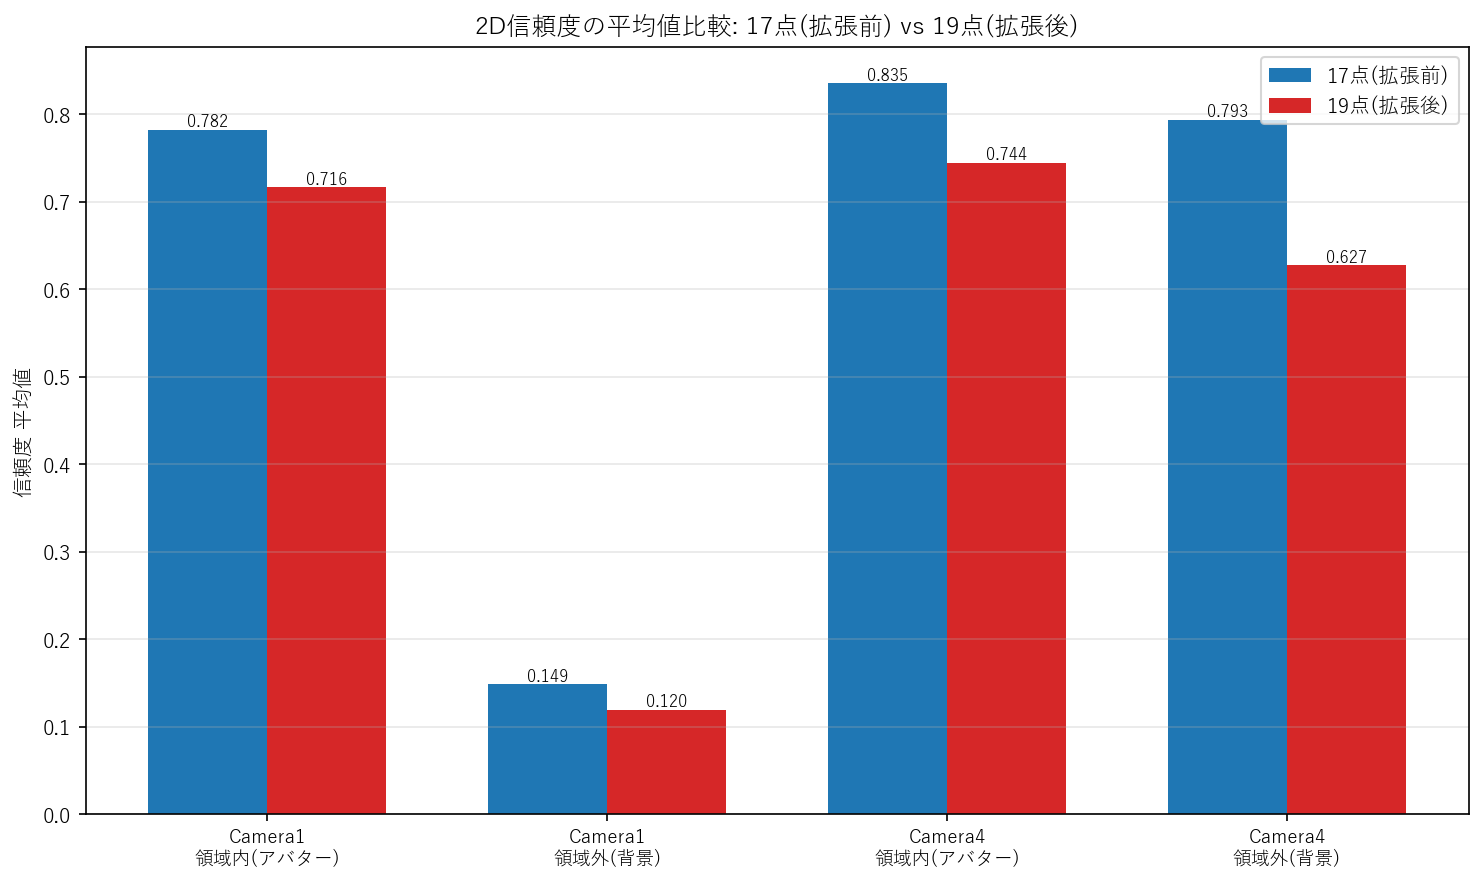

Recreate this plot in Python.
# -*- coding: utf-8 -*-
"""
confidence_by_region_summary.csv(29番)を使い、拡張前(17点)・拡張後(19点)モデルの
信頼度を領域内/領域外・カメラ別に直接比較する。

出力: zikkenn2/29/
  compare_17vs19.csv    17点・19点を横に並べた比較表(差分付き)
  compare_17vs19.png/.eps  平均値の比較棒グラフ
"""
import matplotlib
matplotlib.use("Agg")
import matplotlib.pyplot as plt
plt.rcParams["font.family"] = "Yu Gothic"
plt.rcParams["axes.unicode_minus"] = False
import numpy as np
import pandas as pd
from pathlib import Path

OUT = Path(__file__).resolve().parent

df = pd.read_csv(OUT / "confidence_by_region_summary.csv")

piv = df.pivot_table(index=["camera", "region"], columns="model", values=["最大値", "最小値", "平均値", "n"])
piv.columns = [f"{stat}_{model}" for stat, model in piv.columns]
piv = piv.reset_index()
for stat in ["最大値", "最小値", "平均値"]:
    piv[f"{stat}_差分(19pt-17pt)"] = piv[f"{stat}_19pt"] - piv[f"{stat}_17pt"]

col_order = ["camera", "region", "n_17pt", "n_19pt",
             "最大値_17pt", "最大値_19pt", "最大値_差分(19pt-17pt)",
             "最小値_17pt", "最小値_19pt", "最小値_差分(19pt-17pt)",
             "平均値_17pt", "平均値_19pt", "平均値_差分(19pt-17pt)"]
piv = piv[col_order]
piv.to_csv(OUT / "compare_17vs19.csv", index=False, encoding="utf-8-sig")
print("wrote compare_17vs19.csv")
print(piv.to_string(index=False))

# ---------------- グラフ: 平均値の比較棒グラフ ----------------
labels = [f"Camera{r.camera}\n{r.region}" for r in piv.itertuples()]
x = np.arange(len(labels))
width = 0.35

fig, ax = plt.subplots(figsize=(10, 6))
ax.bar(x - width / 2, piv["平均値_17pt"], width, label="17点(拡張前)", color="tab:blue")
ax.bar(x + width / 2, piv["平均値_19pt"], width, label="19点(拡張後)", color="tab:red")
ax.set_xticks(x)
ax.set_xticklabels(labels, fontsize=9)
ax.set_ylabel("信頼度 平均値")
ax.set_title("2D信頼度の平均値比較: 17点(拡張前) vs 19点(拡張後)")
ax.grid(True, axis="y", alpha=0.3)
ax.legend()
for i in range(len(piv)):
    v17 = piv["平均値_17pt"].iloc[i]
    v19 = piv["平均値_19pt"].iloc[i]
    ax.text(i - width / 2, v17, f"{v17:.3f}", ha="center", va="bottom", fontsize=8)
    ax.text(i + width / 2, v19, f"{v19:.3f}", ha="center", va="bottom", fontsize=8)
fig.tight_layout()
fig.savefig(OUT / "compare_17vs19.png", dpi=150, bbox_inches="tight")
fig.savefig(OUT / "compare_17vs19.eps", bbox_inches="tight")
plt.close(fig)
print("wrote compare_17vs19.png / .eps")
